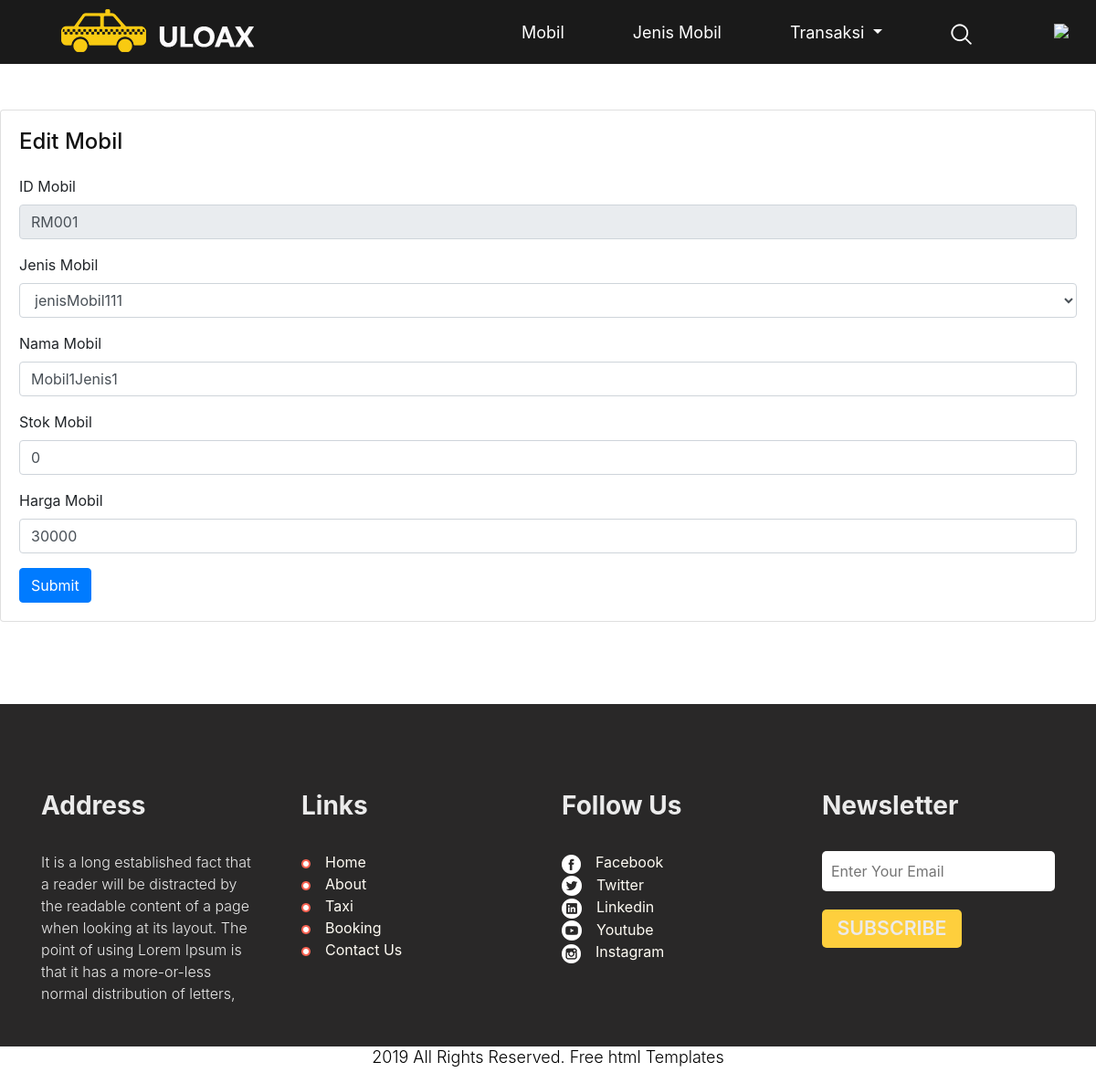
Page /mobil/edit.php?id=RM001 on the committed database.
### tables this page shows
CREATE TABLE `mobil` (
  `id_mobil` varchar(5) NOT NULL,
  `id_jenis_mobil` varchar(5) NOT NULL,
  `nama_mobil` varchar(50) NOT NULL,
  `stok_mobil` int(11) NOT NULL,
  `harga_mobil` int(11) NOT NULL
);

### mobil/edit.php (the view, shortened to what this page needs)
<?php include '../layouts/header.php';?>
<div class="content-wrapper">
  <div class="row">
    <div class="col-12 grid-margin stretch-card">
      <div class="card">
        <div class="card-body">
          <h4 class="card-title">Edit Mobil</h4>
          <?php
            include '../koneksi.php';
            $id = $_GET['id'];
            $data = mysqli_query($koneksi, "SELECT * FROM mobil WHERE id_mobil = '$id'");
            while($d = mysqli_fetch_array($data)) {
          ?>
          <form class="forms-sample" action="editACT.php" method="post">
            <div class="form-group">
              <label for="id" class="form-label">ID Mobil</label>
              <input type="text" class="form-control" id="id" name="id" value="<?php echo $id ?>" readonly>
            </div>
            <div class="form-group">
              <label for="jenis_mobil" class="form-label">Jenis Mobil</label>
              <select id="jenis_mobil" name="jenis_mobil" class="form-control">
                <?php
                  $sql = "SELECT * FROM jenis_mobil";
                  $result = mysqli_query($koneksi, $sql);
                  while ($row = mysqli_fetch_assoc($result)) {
                    if ($row['status_jenis_mobil'] == 1) {
                      if ($row['id_jenis_mobil'] == $d['id_jenis_mobil']) {
                        echo "<option value='" . $row['id_jenis_mobil'] . "' selected>" . $row['nama_jenis_mobil'] . "</option>";
                      } else {
                        echo "<option value='" . $row['id_jenis_mobil'] . "'>" . $row['nama_jenis_mobil'] . "</option>";
                      }
                    }
                  }
                ?>
              </select>
            </div>
            <div class="form-group">
              <label for="nama_mobil" class="form-label">Nama Mobil</label>
              <input type="text" class="form-control" id="nama_mobil" name="nama_mobil" value="<?php echo $d['nama_mobil'] ?>">
            </div>
            <div class="form-group">
              <label for="stok_mobil" class="form-label">Stok Mobil</label>
              <input type="text" class="form-control" id="stok_mobil" name="stok_mobil" value="<?php echo $d['stok_mobil'] ?>">
            </div>
            <div class="form-group">
              <label for="harga_mobil" class="form-label">Harga Mobil</label>
              <input type="text" class="form-control" id="harga_mobil" name="harga_mobil" value="<?php echo $d['harga_mobil'] ?>">
            </div>
            <div class="d-grid gap-2">
              <button class="btn btn-primary" type="submit">Submit</button>
            </div>
          </form>
        <?php } ?>
        </div>
      </div>
    </div>
  </div>
</div>
<?php include '../layouts/footer.php';?>

### assets/css/style.css (style rules this page uses)
* { box-sizing: border-box !important; transition: ease all 0.5s; }
html { scroll-behavior: smooth; }
body { color: #666666; font-size: 14px; font-family:Times New Rom...; line-height: 1.80857; font-weight: normal; overflow-x: hidden; }
h1, h2, h3, h4, h5, h6 { letter-spacing: 0; font-weight: normal; position: relative; padding: 0 0 10px 0; font-weight: normal; line-height: normal; color: #111111; margin: 0 }
h4 { font-size: 16px }
*, *::after, *::before { -webkit-box-sizing: border-box; -moz-box-sizing: border-box; box-sizing: border-box; }
a, .btn { text-decoration: none !important; outline: none !important; -webkit-transition: all .3s ease-in-out; -moz-transition: all .3s ease-in-out; -ms-transition: all .3s ease-in-out; -o-transition: all .3s ease-in-out; transition: all .3s ease-in-out; }
button { border: 0; margin: 0; padding: 0; cursor: pointer; }

### rows in the picture
mobil: nama_mobil "Mobil1Jenis1", stok_mobil "0", harga_mobil "30000"

### other values in the picture
form field jenis_mobil "jenisMobil111"
